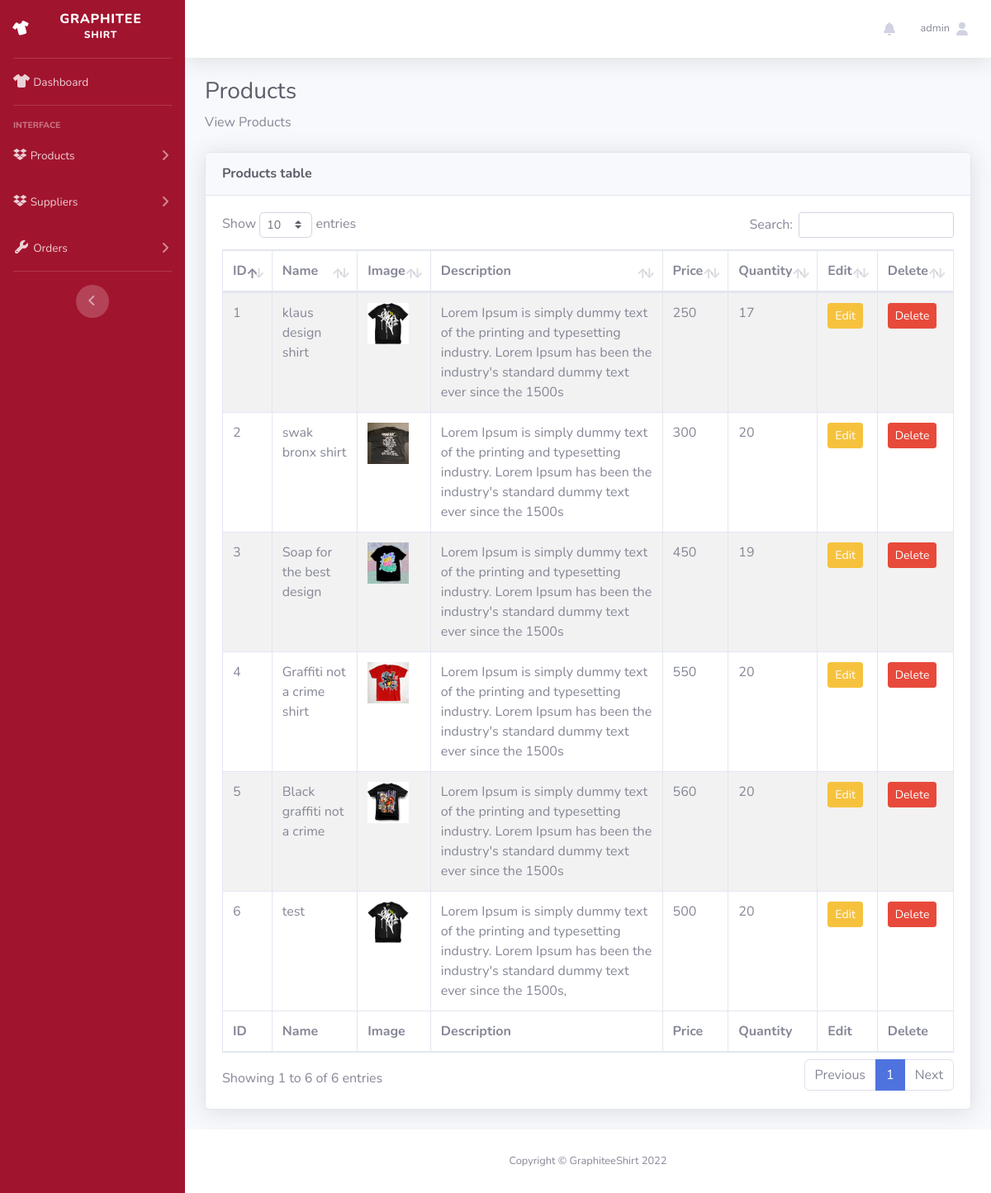
The app's page /view-products.php (signed in), older data.
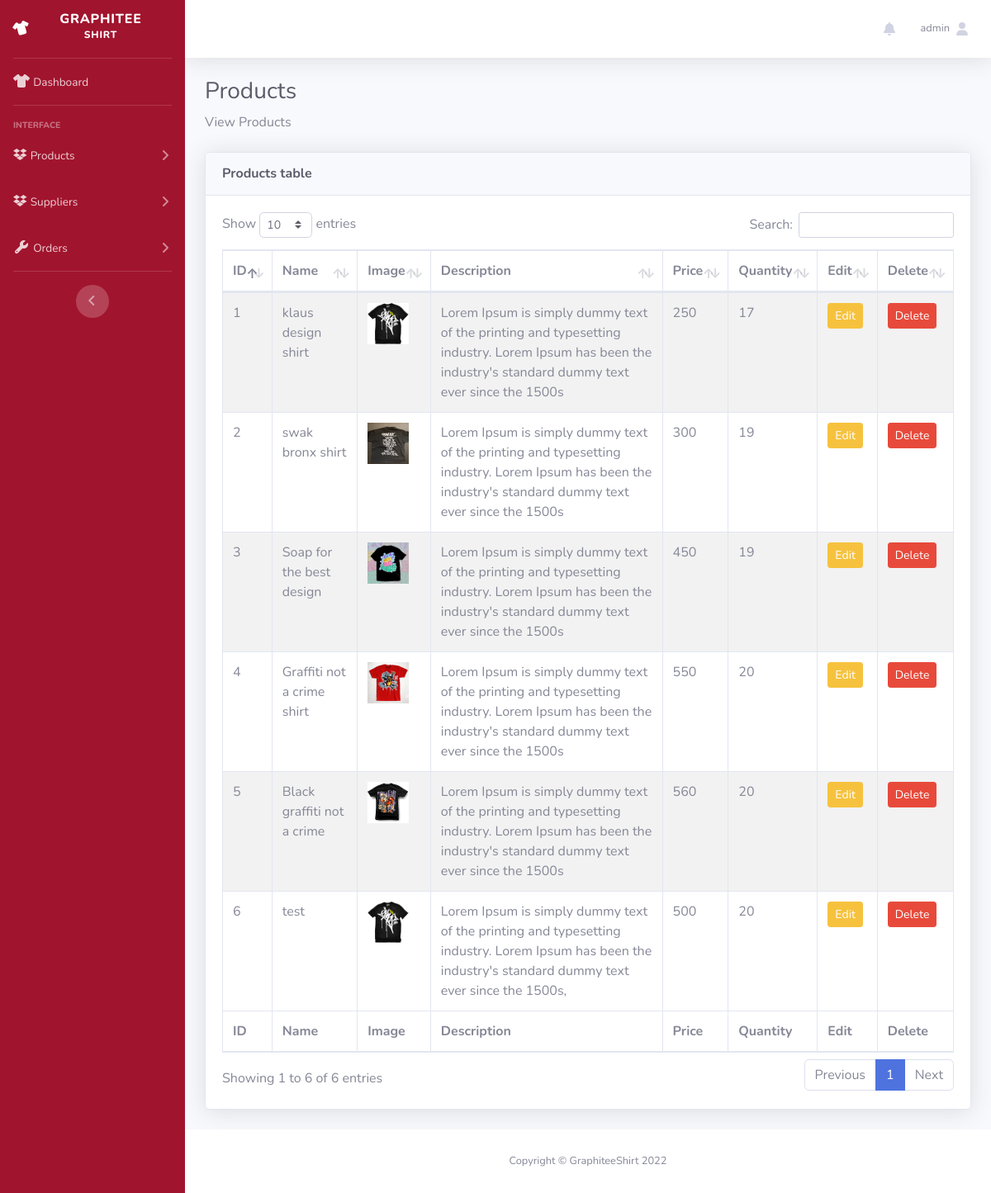
The same page, newer data.
### tables this page shows
CREATE TABLE `products` (
  `id` int(11) NOT NULL,
  `name` varchar(255) NOT NULL,
  `slug` varchar(255) NOT NULL,
  `image` varchar(255) NOT NULL,
  `description` text NOT NULL,
  `price` int(11) NOT NULL,
  `quantity` int(11) NOT NULL
);

### classes/connectiondb.php (called while the page is built, shortened)
<?php
class connection
{
    protected function connect()
    {
        try {
            $servername = "localhost";
            $username = "root";
            $password = "";
            $conn = new PDO("mysql:host=$servername;dbname=ooplogin", $username, $password);
            $conn->setAttribute(PDO::ATTR_ERRMODE, PDO::ERRMODE_EXCEPTION);
            return $conn;
        } catch (PDOException $e) {
            echo "Connection failed: " . $e->getMessage();
            die();
        }
    }
}

### classes/viewproductModel.php (called while the page is built, shortened)
<?php
class viewproducts extends connection
{
    function getAll($table)
    {
        $sql = "SELECT * FROM $table";
        $stmt = $this->connect()->prepare($sql);
        $stmt->execute();
        return $stmt;
    }
}

### view-products.php (the view, shortened to what the changed rows need)
<?php
include "classes/connectiondb.php";
include "classes/viewproductModel.php";
?>
<!DOCTYPE html>
<html lang="en">
<head>
    <link href="vendors/fontawesome-free/css/all.min.css" rel="stylesheet" type="text/css">
    <link href="dashboard/css/sb-admin-2.min.css" rel="stylesheet">
    <link href="vendors/datatables/dataTables.bootstrap4.min.css" rel="stylesheet">
    <link rel="stylesheet" href="https://cdnjs.cloudflare.com/ajax/libs/font-awesome/6.1.2/css/all.min.css">
    <link rel="stylesheet" href="styles/viewProduct.css">
</head>
<body id="page-top">
    <div id="wrapper">
        <div id="content-wrapper" class="d-flex flex-column">
            <div id="content">
                <div class="container-fluid">
                    <h1 class="h3 mb-2 text-gray-800">Products</h1>
                    <div class="card shadow mb-4">
                        <div class="card-body" id="products_table">
                            <div class="table-responsive">
                                <table id="dataTable" class="table table-striped table-bordered" style="width:100%">
                                    <thead class="">
                                        <tr>
                                            <th>ID</th>
                                            <th>Name</th>
                                            <th>Image</th>
                                            <th>Description</th>
                                            <th>Price</th>
                                            <th>Quantity</th>
                                            <th>Edit</th>
                                            <th>Delete</th>
                                        </tr>
                                    </thead>
                                    <tbody>
                                        <?php
                                        $view = new viewproducts();
                                        $prod = $view->getAll("products");
                                        if ($prod->rowCount() > 0) {
                                            foreach ($prod as $items) {
                                        ?>
                                                <tr>
                                                    <td><?= $items['id']; ?> </td>
                                                    <td><?= $items['name']; ?> </td>
                                                    <td>
                                                        <img src="uploads/<?= $items['image']; ?>" width="50px" height="50px" alt="<?= $items['name']; ?>">
                                                    </td>
                                                    <td><?= $items['description']; ?></td>
                                                    <td><?= $items['price']; ?></td>
                                                    <td><?= $items['quantity']; ?></td>
                                                    <td>
                                                        <a href="editProduct.php?myid=<?= $items['id']; ?>" class="btn btn-sm btn-warning">Edit</a>
                                                    </td>
                                                    <td>
                                                        <button name="delete_Product" type="button" class="btn btn-sm btn-danger deleteProduct" value="<?= $items['id']; ?>">Delete</button>
                                                    </td>
                                                </tr>
                                        <?php
                                            }
                                        } else {
                                            echo "No Records Found";
                                        }
                                        ?>
                                    </tbody>
                                    <tfoot>
                                        <tr>
                                            <th>ID</th>
                                            <th>Name</th>
                                            <th>Image</th>
                                            <th>Description</th>
                                            <th>Price</th>
                                            <th>Quantity</th>
                                            <th>Edit</th>
                                            <th>Delete</th>
                                        </tr>
                                    </tfoot>
                                </table>
                            </div>
                        </div>
                    </div>
                </div>
            </div>
        </div>
    </div>
</body>
</html>

Row changes from the older to the newer data that the page shows:
changed products "swak bronx shirt": quantity "20" → "19"
